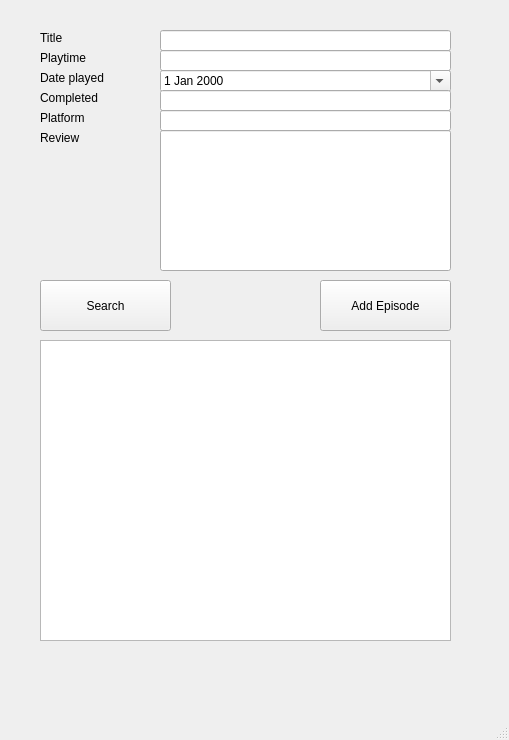
<?xml version="1.0" encoding="UTF-8"?>
<ui version="4.0">
 <class>newVideoGame</class>
 <widget class="QMainWindow" name="newVideoGame">
  <property name="geometry">
   <rect>
    <x>0</x>
    <y>0</y>
    <width>509</width>
    <height>740</height>
   </rect>
  </property>
  <property name="windowTitle">
   <string>MainWindow</string>
  </property>
  <widget class="QWidget" name="centralwidget">
   <widget class="QLineEdit" name="gamePlatform">
    <property name="geometry">
     <rect>
      <x>160</x>
      <y>110</y>
      <width>291</width>
      <height>21</height>
     </rect>
    </property>
   </widget>
   <widget class="QLabel" name="label_7">
    <property name="geometry">
     <rect>
      <x>40</x>
      <y>110</y>
      <width>111</width>
      <height>16</height>
     </rect>
    </property>
    <property name="text">
     <string>Platform</string>
    </property>
   </widget>
   <widget class="QDateEdit" name="dateAdded">
    <property name="geometry">
     <rect>
      <x>160</x>
      <y>70</y>
      <width>291</width>
      <height>22</height>
     </rect>
    </property>
    <property name="wrapping">
     <bool>false</bool>
    </property>
    <property name="frame">
     <bool>true</bool>
    </property>
    <property name="buttonSymbols">
     <enum>QAbstractSpinBox::UpDownArrows</enum>
    </property>
    <property name="calendarPopup">
     <bool>true</bool>
    </property>
   </widget>
   <widget class="QLabel" name="label">
    <property name="geometry">
     <rect>
      <x>40</x>
      <y>30</y>
      <width>58</width>
      <height>16</height>
     </rect>
    </property>
    <property name="text">
     <string>Title</string>
    </property>
   </widget>
   <widget class="QLabel" name="label_4">
    <property name="geometry">
     <rect>
      <x>40</x>
      <y>70</y>
      <width>81</width>
      <height>16</height>
     </rect>
    </property>
    <property name="text">
     <string>Date played</string>
    </property>
   </widget>
   <widget class="QLabel" name="label_6">
    <property name="geometry">
     <rect>
      <x>40</x>
      <y>90</y>
      <width>101</width>
      <height>16</height>
     </rect>
    </property>
    <property name="text">
     <string>Completed</string>
    </property>
   </widget>
   <widget class="QLineEdit" name="gameTitle">
    <property name="geometry">
     <rect>
      <x>160</x>
      <y>30</y>
      <width>291</width>
      <height>21</height>
     </rect>
    </property>
   </widget>
   <widget class="QLabel" name="label_10">
    <property name="geometry">
     <rect>
      <x>40</x>
      <y>50</y>
      <width>71</width>
      <height>16</height>
     </rect>
    </property>
    <property name="text">
     <string>Playtime</string>
    </property>
   </widget>
   <widget class="QLineEdit" name="gamePlaytime">
    <property name="geometry">
     <rect>
      <x>160</x>
      <y>50</y>
      <width>291</width>
      <height>21</height>
     </rect>
    </property>
   </widget>
   <widget class="QLabel" name="label_11">
    <property name="geometry">
     <rect>
      <x>40</x>
      <y>130</y>
      <width>58</width>
      <height>16</height>
     </rect>
    </property>
    <property name="text">
     <string>Review</string>
    </property>
   </widget>
   <widget class="QLineEdit" name="gameCompletion">
    <property name="geometry">
     <rect>
      <x>160</x>
      <y>90</y>
      <width>291</width>
      <height>21</height>
     </rect>
    </property>
   </widget>
   <widget class="QLineEdit" name="gameReview">
    <property name="geometry">
     <rect>
      <x>160</x>
      <y>130</y>
      <width>291</width>
      <height>141</height>
     </rect>
    </property>
    <property name="alignment">
     <set>Qt::AlignLeading|Qt::AlignLeft|Qt::AlignTop</set>
    </property>
   </widget>
   <widget class="QLabel" name="label_12">
    <property name="geometry">
     <rect>
      <x>40</x>
      <y>290</y>
      <width>58</width>
      <height>16</height>
     </rect>
    </property>
    <property name="text">
     <string/>
    </property>
   </widget>
   <widget class="QPlainTextEdit" name="gameInfo">
    <property name="geometry">
     <rect>
      <x>40</x>
      <y>340</y>
      <width>411</width>
      <height>301</height>
     </rect>
    </property>
    <property name="readOnly">
     <bool>true</bool>
    </property>
   </widget>
   <widget class="QPushButton" name="searchGame">
    <property name="geometry">
     <rect>
      <x>40</x>
      <y>280</y>
      <width>131</width>
      <height>51</height>
     </rect>
    </property>
    <property name="text">
     <string>Search</string>
    </property>
   </widget>
   <widget class="QPushButton" name="addGame">
    <property name="geometry">
     <rect>
      <x>320</x>
      <y>280</y>
      <width>131</width>
      <height>51</height>
     </rect>
    </property>
    <property name="text">
     <string>Add Episode</string>
    </property>
   </widget>
  </widget>
  <widget class="QMenuBar" name="menubar">
   <property name="geometry">
    <rect>
     <x>0</x>
     <y>0</y>
     <width>509</width>
     <height>24</height>
    </rect>
   </property>
  </widget>
  <widget class="QStatusBar" name="statusbar"/>
 </widget>
 <resources/>
 <connections/>
</ui>
